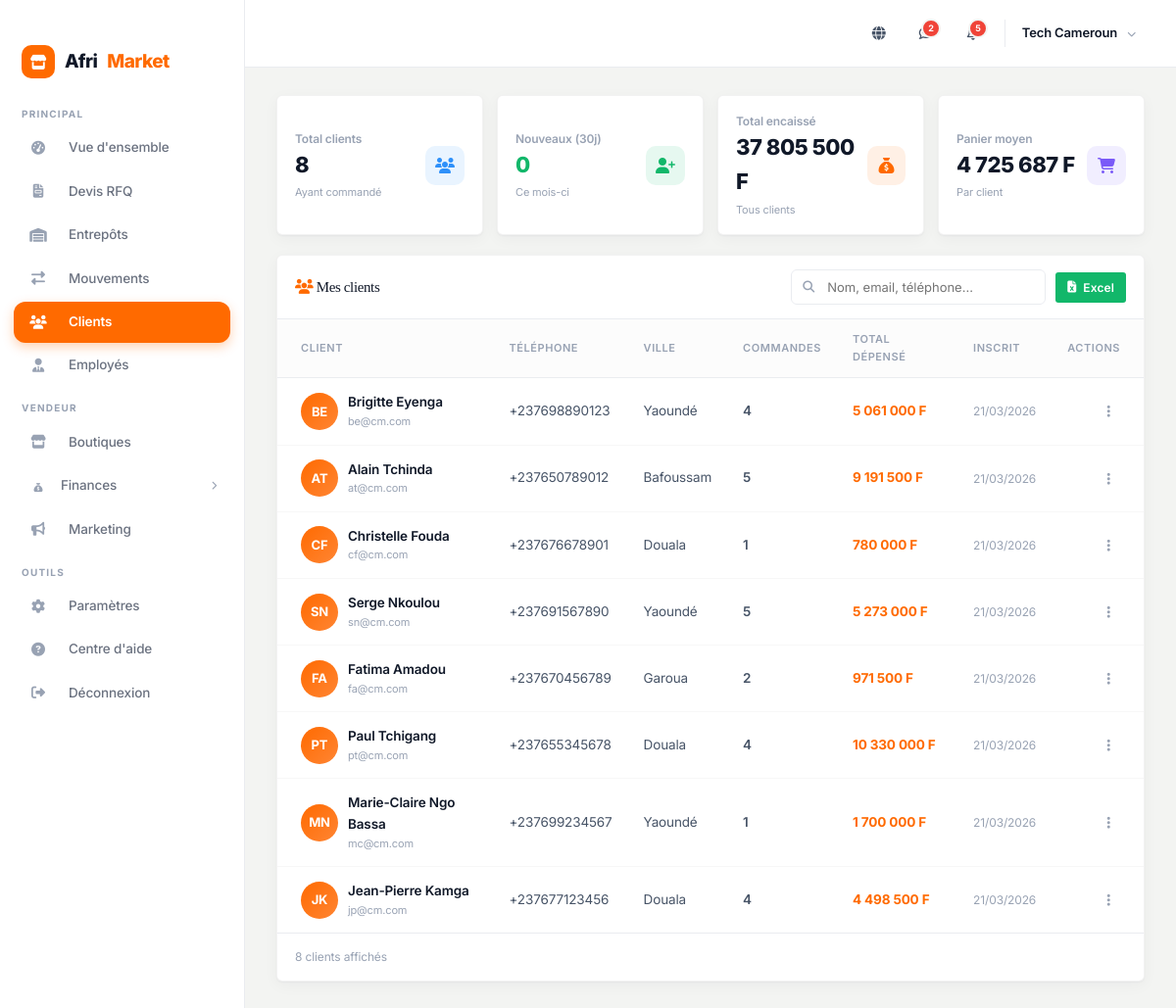
Screenshot of /fr/dashboard/clients/ (signed in) with the database file from the repository.
### accounts/models.py (models this page shows, shortened)
class User(AbstractUser):
    ROLE_CHOICES = [
        ('buyer', 'Acheteur'),
        ('seller', 'Vendeur'),
        ('admin', 'Administrateur'),
    ]
    role = models.CharField(max_length=10, choices=ROLE_CHOICES, default='buyer')
    phone = models.CharField(max_length=20, blank=True)
    avatar = models.ImageField(upload_to='avatars/', blank=True, null=True)
    address = models.TextField(blank=True)
    city = models.CharField(max_length=100, blank=True)
    country = models.CharField(max_length=100, default='Cameroun')
    is_verified = models.BooleanField(default=False)
    @property
    def store(self):
        return self.stores.first()
    @property
    def is_seller(self):
        return self.role == 'seller'
    @property
    def display_name(self):
        return self.get_full_name() or self.username
    @property
    def initials(self):
        if self.first_name and self.last_name:
            return f"{self.first_name[0]}{self.last_name[0]}".upper()
        return self.username[:2].upper()

### dashboard/views.py (the view)
# urls.py: path('clients/', views.dash_customers, name='customers'),
@login_required
@seller_or_admin_required
def dash_customers(request):
    if request.user.is_seller and hasattr(request.user, 'store'):
        customers = User.objects.filter(
            orders__items__product__store__owner=request.user
        ).distinct().annotate(
            order_count=Count('orders', filter=Q(orders__items__product__store__owner=request.user), distinct=True),
            total_spent=Sum('orders__total_amount', filter=Q(orders__items__product__store__owner=request.user))
        ).order_by('-date_joined')
    else:
        customers = User.objects.filter(role='buyer').annotate(
            order_count=Count('orders'), total_spent=Sum('orders__total_amount')
        ).order_by('-date_joined')
    q = request.GET.get('q', '').strip()
    if q:
        customers = customers.filter(
            Q(username__icontains=q) | Q(first_name__icontains=q) |
            Q(last_name__icontains=q) | Q(email__icontains=q) | Q(phone__icontains=q)
        )
    customers_list = list(customers)
    total_spent_all = sum(c.total_spent or 0 for c in customers_list)
    total_orders_all = sum(c.order_count or 0 for c in customers_list)
    return render(request, 'dashboard/customers.html', {
        'customers': customers_list,
        'total': len(customers_list),
        'new_30d': sum(1 for c in customers_list if c.date_joined >= timezone.now() - timedelta(days=30)),
        'total_spent_all': total_spent_all,
        'avg_spent': int(total_spent_all / len(customers_list)) if customers_list else 0,
        'search_query': q,
    })

### templates/dashboard/customers.html (shortened to what this page needs)
{% extends 'dashboard/base.html' %}{% load humanize %}
{% block dash %}
<div class="cust-stats">
    <div class="cust-stat">
        <div><div class="lbl">Total clients</div><div class="val">{{ total }}</div><div class="sub">Ayant commandé</div></div>
        <div class="ic" style="background:rgba(46,144,250,.1);color:var(--dash-blue);"><i class="fa-solid fa-users"></i></div>
    </div>
    <div class="cust-stat">
        <div><div class="lbl">Nouveaux (30j)</div><div class="val" style="color:var(--dash-green);">{{ new_30d }}</div><div class="sub">Ce mois-ci</div></div>
        <div class="ic" style="background:rgba(18,183,106,.1);color:var(--dash-green);"><i class="fa-solid fa-user-plus"></i></div>
    </div>
    <div class="cust-stat">
        <div><div class="lbl">Total encaissé</div><div class="val">{{ total_spent_all|intcomma }} F</div><div class="sub">Tous clients</div></div>
        <div class="ic" style="background:rgba(255,106,0,.1);color:var(--dash-accent);"><i class="fa-solid fa-sack-dollar"></i></div>
    </div>
    <div class="cust-stat">
        <div><div class="lbl">Panier moyen</div><div class="val">{{ avg_spent|intcomma }} F</div><div class="sub">Par client</div></div>
        <div class="ic" style="background:rgba(122,90,248,.1);color:var(--dash-purple);"><i class="fa-solid fa-cart-shopping"></i></div>
    </div>
</div>
<div class="dash-card">
    <div class="cust-toolbar">
        <h3 style="margin:0;font-size:15px;"><i class="fa-solid fa-users" style="color:var(--dash-accent);"></i> Mes clients</h3>
        <div style="display:flex;gap:10px;align-items:center;">
            <form method="get" class="cust-search">
                <i class="fa-solid fa-magnifying-glass"></i>
                <input type="text" name="q" value="{{ search_query }}" placeholder="Nom, email, téléphone...">
            </form>
            <a href="{% url 'dashboard:customers_export' %}?{{ request.GET.urlencode }}" class="btn btn-sm" style="background:var(--dash-green);color:#fff;"><i class="fa-solid fa-file-excel"></i> Excel</a>
        </div>
    </div>
    <div class="dash-table-responsive">
    <table class="dash-table">
        <thead>
            <tr><th>Client</th><th>Téléphone</th><th>Ville</th><th>Commandes</th><th>Total dépensé</th><th>Inscrit</th><th style="text-align:right;">Actions</th></tr>
        </thead>
        <tbody>
            {% for c in customers %}
            <tr>
                <td>
                    <div style="display:flex;align-items:center;gap:10px;">
                        <div class="cust-avatar">{{ c.initials }}</div>
                        <div>
                            <div style="font-weight:600;color:var(--dash-text);">{{ c.display_name }}</div>
                            <div style="font-size:11px;color:var(--dash-text3);">{{ c.email }}</div>
                        </div>
                    </div>
                </td>
                <td>{{ c.phone|default:"—" }}</td>
                <td>{{ c.city|default:"—" }}</td>
                <td style="font-weight:600;">{{ c.order_count }}</td>
                <td style="font-weight:700;color:var(--dash-accent);">{{ c.total_spent|default:0|intcomma }} F</td>
                <td style="font-size:12px;color:var(--dash-text3);">{{ c.date_joined|date:"d/m/Y" }}</td>
                <td style="text-align:right;">
                    <div class="cust-actions-menu">
                        <button class="dots-btn" onclick="toggleCustMenu(event, {{ c.id }})"><i class="fa-solid fa-ellipsis-vertical"></i></button>
                    </div>
                </td>
            </tr>
            {% endfor %}
        </tbody>
    </table>
    </div>
    <div style="padding:14px 18px;border-top:1px solid var(--dash-border);font-size:12px;color:var(--dash-text3);">
        {{ customers|length }} client{{ customers|length|pluralize:"s" }} affiché{{ customers|length|pluralize:"s" }}
    </div>
</div>
{% endblock %}

### templates/dashboard/base.html (shortened to what this page needs)
{% load static %}{% load humanize %}<!DOCTYPE html><html lang="fr"><head><meta charset="UTF-8"><meta name="viewport" content="width=device-width,initial-scale=1.0"><title>{% block title %}Dashboard{% endblock %} — AfriMarket</title>
<link rel="stylesheet" href="https://cdnjs.cloudflare.com/ajax/libs/font-awesome/6.5.1/css/all.min.css">
<link rel="stylesheet" href="{% static 'css/style.css' %}">
</head><body>
<div class="dash-layout">
<aside class="dash-sidebar" id="dashSidebar">
<div class="dash-sidebar-logo"><div class="logo-icon"><i class="fa-solid fa-store"></i></div>Afri<span>Market</span></div>
<div class="dash-sidebar-label">Principal</div>
<nav class="dash-nav">
<a href="{% url 'dashboard:index' %}" class="{% if request.resolver_match.url_name == 'index' %}active{% endif %}"><span class="nav-icon"><i class="fa-solid fa-gauge-high"></i></span> Vue d'ensemble</a>
<a href="{% url 'dashboard:rfqs' %}" class=""><span class="nav-icon"><i class="fa-solid fa-file-invoice"></i></span> Devis RFQ</a>
<a href="{% url 'dashboard:warehouses' %}" class="{% if 'warehouse' in request.resolver_match.url_name %}active{% endif %}"><span class="nav-icon"><i class="fa-solid fa-warehouse"></i></span> Entrepôts</a>
<a href="{% url 'dashboard:transfers' %}" class="{% if 'transfer' in request.resolver_match.url_name %}active{% endif %}"><span class="nav-icon"><i class="fa-solid fa-right-left"></i></span> Mouvements</a>
<a href="{% url 'dashboard:customers' %}" class="{% if request.resolver_match.url_name == 'customers' %}active{% endif %}"><span class="nav-icon"><i class="fa-solid fa-users"></i></span> Clients</a>
<a href="{% url 'dashboard:employees' %}" class="{% if request.resolver_match.url_name == 'employees' %}active{% endif %}"><span class="nav-icon"><i class="fa-solid fa-user-tie"></i></span> Employés</a>
</nav>
{% if request.user.is_seller %}
<div class="dash-sidebar-label">Vendeur</div>
<nav class="dash-nav">
<a href="{% url 'dashboard:stores' %}" class="{% if request.resolver_match.url_name == 'stores' %}active{% endif %}"><span class="nav-icon"><i class="fa-solid fa-store"></i></span> Boutiques</a>
<div class="nav-menu-toggle" onclick="toggleMenu(this)">
<div><span class="nav-icon"><i class="fa-solid fa-sack-dollar"></i></span> Finances</div>
<i class="fa-solid fa-chevron-right"></i>
</div>
<a href="{% url 'marketing:dashboard' %}" class="{% if request.resolver_match.app_name == 'marketing' %}active{% endif %}"><span class="nav-icon"><i class="fa-solid fa-bullhorn"></i></span> Marketing</a>
</nav>
{% endif %}
<div class="dash-sidebar-label">Outils</div>
<nav class="dash-nav" style="flex:0;">
<a href="{% url 'accounts:profile' %}"><span class="nav-icon"><i class="fa-solid fa-gear"></i></span> Paramètres</a>
<a href="{% url 'faq' %}"><span class="nav-icon"><i class="fa-solid fa-circle-question"></i></span> Centre d'aide</a>
<a href="{% url 'accounts:logout' %}"><span class="nav-icon"><i class="fa-solid fa-right-from-bracket"></i></span> Déconnexion</a>
</nav>
</aside>
<div class="dash-content-wrapper">
<div class="dash-navbar">
<div class="dash-navbar-right">
<div class="dash-navbar-icon" style="position:relative;" id="languageSelector">
<i class="fa-solid fa-globe"></i>
</div>
<a href="{% url 'messaging:inbox' %}" class="dash-navbar-icon" id="messagesIcon" title="Messages">
{% if unread_messages_count > 0 %}<span class="badge" id="messagesBadge">{{ unread_messages_count }}</span>{% endif %}
</a>
<a href="#" class="dash-navbar-icon" title="Notifications">
<span class="badge">5</span>
</a>
<div class="dash-user-menu">
<div class="dash-user-info" style="display:block;">
<div class="dash-user-name">{{ user.display_name }}</div>
</div>
<i class="fa-solid fa-chevron-down" style="font-size:9px;color:var(--dash-text3);"></i>
</div>
</div>
</div>
<div class="dash-main-content">
{% block dash %}{% endblock %}
</div>
</div>
</div>
</body></html>

### rows the page displays
User: display_name "Tech Cameroun"
User: initials "BE", display_name "Brigitte Eyenga", email "be@cm.com", phone "+237698890123", city "Yaoundé", order_count "4", total_spent "5 061 000", date_joined "21/03/2026"
User: initials "AT", display_name "Alain Tchinda", email "at@cm.com", phone "+237650789012", city "Bafoussam", order_count "5", total_spent "9 191 500", date_joined "21/03/2026"
User: initials "CF", display_name "Christelle Fouda", email "cf@cm.com", phone "+237676678901", city "Douala", order_count "1", total_spent "780 000", date_joined "21/03/2026"
User: initials "SN", display_name "Serge Nkoulou", email "sn@cm.com", phone "+237691567890", city "Yaoundé", order_count "5", total_spent "5 273 000", date_joined "21/03/2026"
User: initials "FA", display_name "Fatima Amadou", email "fa@cm.com", phone "+237670456789", city "Garoua", order_count "2", total_spent "971 500", date_joined "21/03/2026"
User: initials "PT", display_name "Paul Tchigang", email "pt@cm.com", phone "+237655345678", city "Douala", order_count "4", total_spent "10 330 000", date_joined "21/03/2026"
User: initials "MN", display_name "Marie-Claire Ngo Bassa", email "mc@cm.com", phone "+237699234567", city "Yaoundé", order_count "1", total_spent "1 700 000", date_joined "21/03/2026"
User: initials "JK", display_name "Jean-Pierre Kamga", email "jp@cm.com", phone "+237677123456", city "Douala", order_count "4", total_spent "4 498 500", date_joined "21/03/2026"

### other values shown
{{ unread_messages_count }} "2"
{{ total }} "8"
{{ new_30d }} "0"
{{ total_spent_all|intcomma }} "37 805 500"
{{ avg_spent|intcomma }} "4 725 687"
{{ customers|length }} "8"
